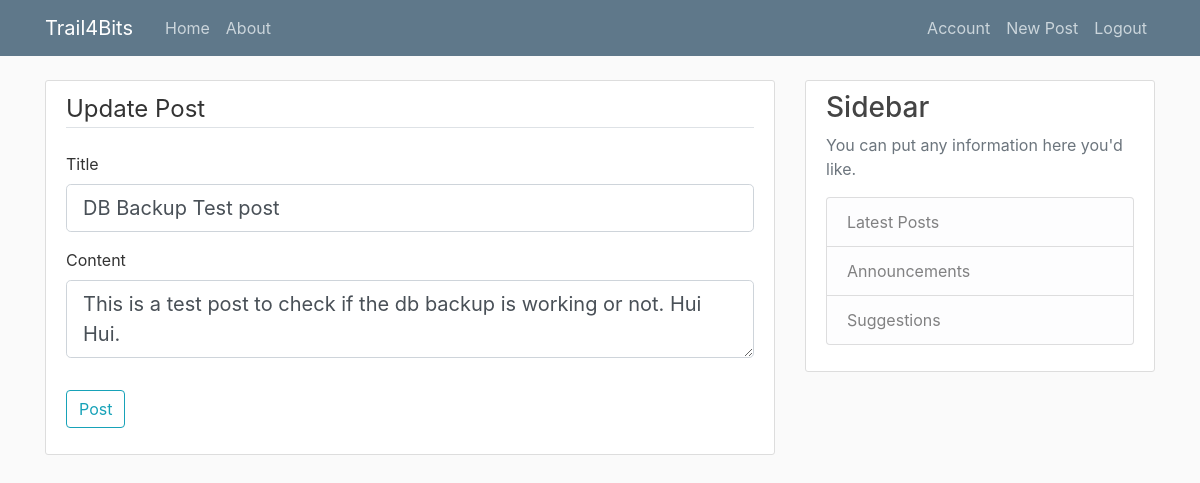
The app's page /post/18/update (signed in), older data.
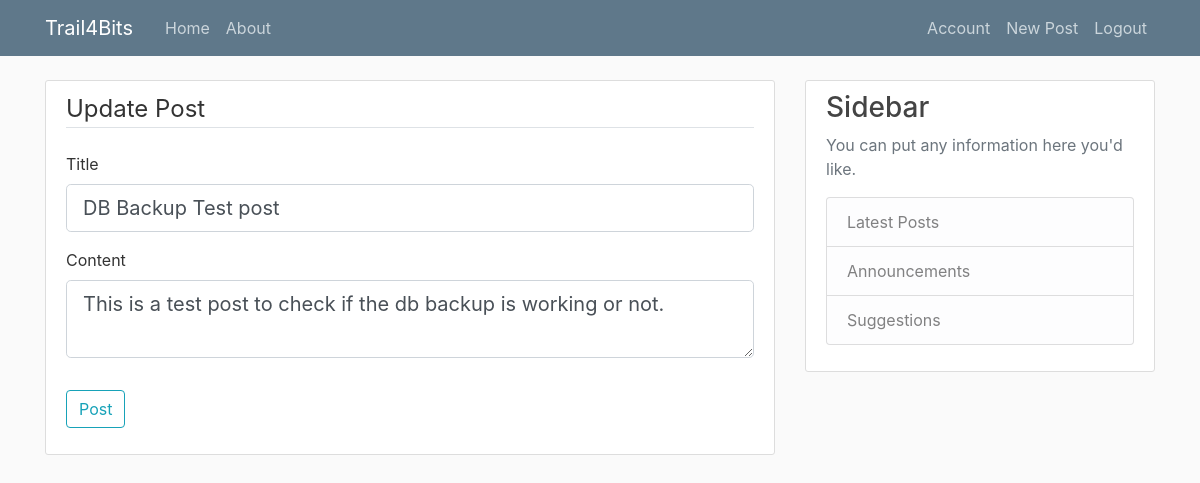
The same page, newer data.
### flaskblog/models.py (models this page shows, shortened)
class Post(db.Model):
    id=db.Column(db.Integer, primary_key=True)
    title= db.Column(db.String(120), nullable=False)
    content= db.Column(db.Text, nullable=False)
    date_posted= db.Column(db.DateTime, nullable=False, default=datetime.utcnow)
    user_id= db.Column(db.Integer, db.ForeignKey('user.id'), nullable=False)

### flaskblog/posts/routes.py (the view)
@posts.route("/post/<int:post_id>/update", methods=['POST', 'GET'])
@login_required
def update_post(post_id):
    form=PostForm()
    post = Post.query.get_or_404(post_id)
    if post.author != current_user:
         abort(403)
    if form.validate_on_submit():
        post.title = form.title.data
        post.content = form.content.data
        db.session.commit()
        flash("Your post has been updated!", "success")
        return redirect(url_for('posts.post', post_id=post.id))
    elif request.method == 'GET':
        form.title.data=post.title
        form.content.data=post.content
    return render_template('create_post.html', title='Update Post', post=post, form=form, legend='Update Post')

### flaskblog/posts/forms.py
class PostForm(FlaskForm):
    title=StringField('Title',
                        validators=[DataRequired()])
    content=TextAreaField('Content',
                        validators=[DataRequired()])
    submit=SubmitField('Post')

### flaskblog/models.py (called while the page is built)
@login_manager.user_loader
def load_user(user_id):
    return User.query.get(int(user_id))

### flaskblog/templates/create_post.html (shortened to what this page needs)
{% extends "layout.html"%}
{% block content %}
    <div class="content-section">
        <form method="POST" action="">
            <fieldset class="form-group">
                <legend class="border-bottom mb-4">{{ legend }}</legend>
                <div class="form-group">
                    {{ form.title.label(class="form-control-label") }}
                    {% if form.title.errors %}
                        {{ form.title(class="form-control form-control-lg is-invalid") }}
                        <div class="invalid-feedback">
                            {% for error in form.title.errors %}
                                <span>{{ error }}</span>
                            {% endfor %}
                        </div>
                    {% else %}
                        {{ form.title(class="form-control form-control-lg") }}
                    {% endif %}
                </div>
                <div class="form-group">
                    {{ form.content.label(class="form-control-label") }}
                    {% if form.content.errors %}
                        {{ form.content(class="form-control form-control-lg is-invalid") }}
                        <div class="invalid-feedback">
                            {% for error in form.content.errors %}
                                <span>{{ error }}</span>
                            {% endfor %}
                        </div>
                    {% else %}
                        {{ form.content(class="form-control form-control-lg") }}
                    {% endif %}
                </div>
            </fieldset>
            <div class="form-group">
                {{ form.submit(class="btn btn-outline-info") }}
            </div>
        </form>
    </div>
{% endblock content %}

Row changes from the older to the newer data that the page shows:
changed Post "DB Backup Test post": content "This is a test post to check if the db backup is working or not. Hui Hui." → "This is a test post to check if the db backup is working or not."
